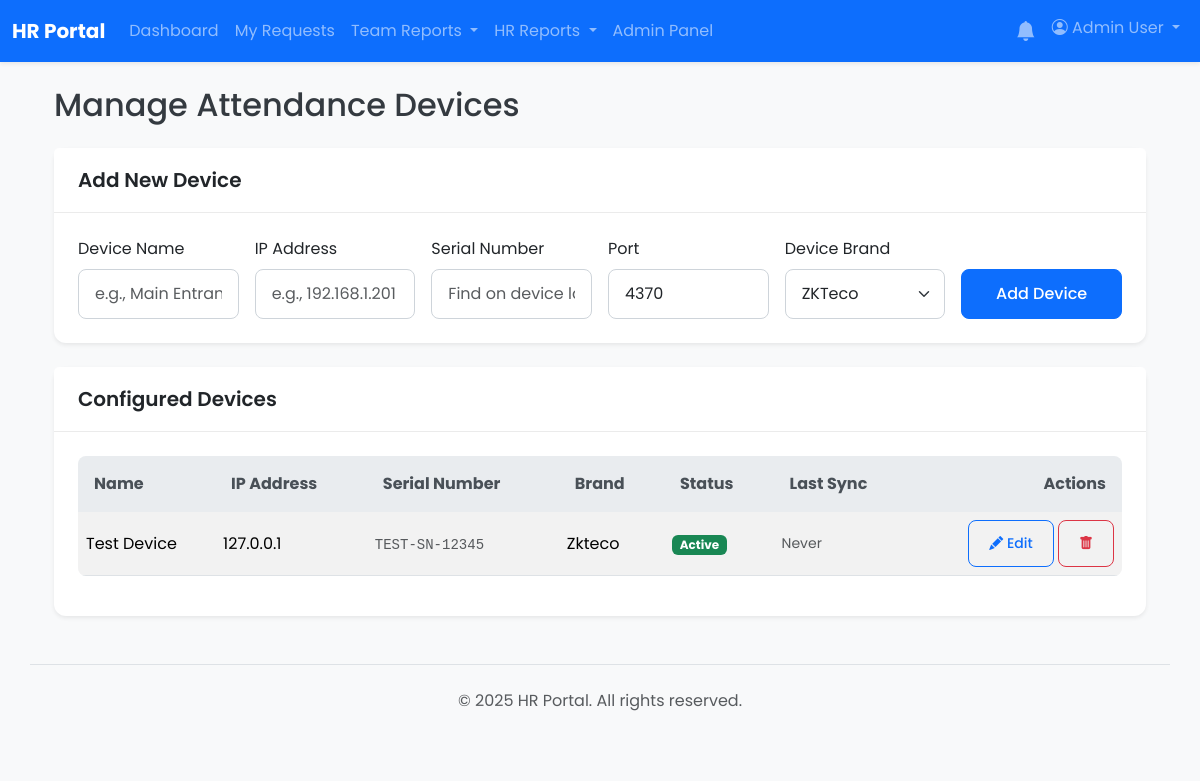
/admin/devices.php (signed in), run on an earlier commit of the app's database.
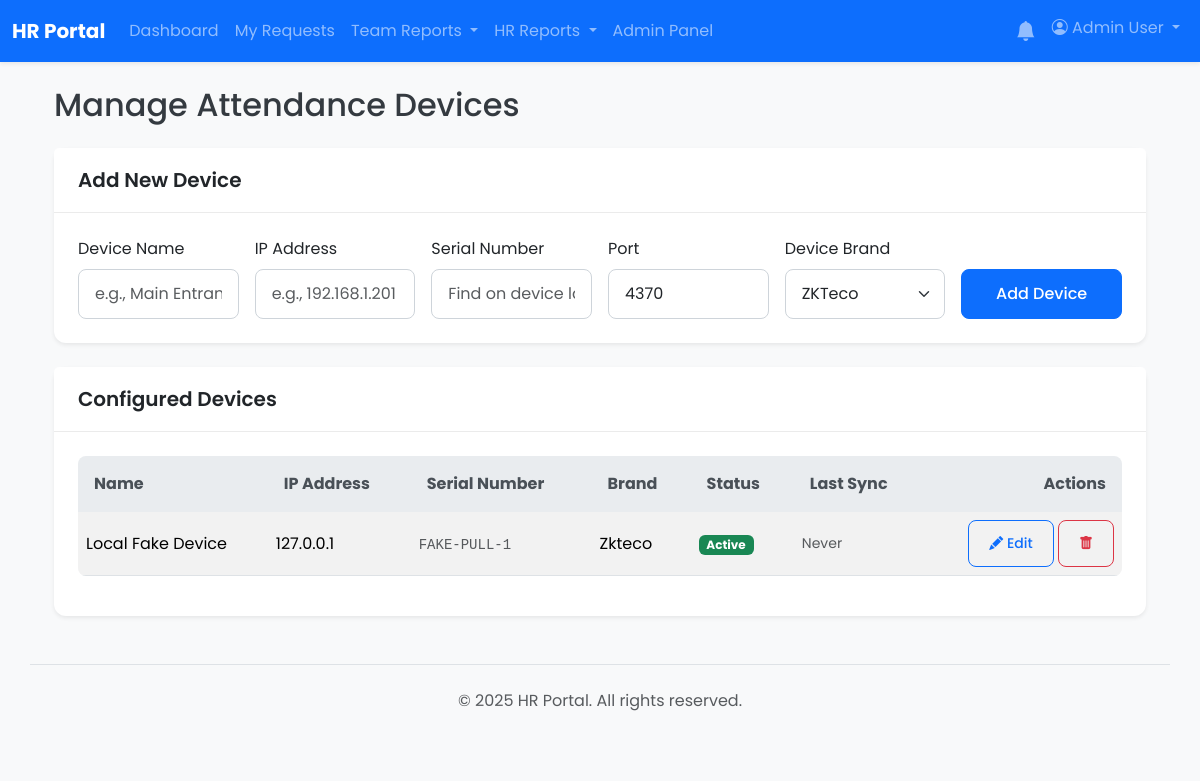
And on a later commit of the database.
### tables this page shows
CREATE TABLE `devices` (
  `id` int(11) NOT NULL,
  `name` varchar(255) NOT NULL COMMENT 'A user-friendly name, e.g., "Main Entrance"',
  `ip_address` varchar(45) NOT NULL COMMENT 'Local IP for PULL mode, public IP for reference in PUSH mode',
  `port` int(11) NOT NULL DEFAULT 4370,
  `device_brand` varchar(50) NOT NULL COMMENT 'The driver to use, e.g., fingertec, zkteco',
  `serial_number` varchar(100) DEFAULT NULL,
  `communication_key` varchar(255) DEFAULT '0' COMMENT 'Device password, if any',
  `is_active` tinyint(1) DEFAULT 1 COMMENT 'Toggle whether the sync script should poll this device',
  `last_sync_timestamp` datetime DEFAULT NULL COMMENT 'Tracks the last successful communication for PULL mode',
  `created_at` timestamp NOT NULL DEFAULT current_timestamp(),
  `updated_at` timestamp NOT NULL DEFAULT current_timestamp() ON UPDATE current_timestamp()
);

### admin/devices.php (the view, shortened to what the changed rows need)
<?php
global $pdo;
$stmt_get_all = $pdo->query("SELECT * FROM devices ORDER BY name ASC");
$devices = $stmt_get_all->fetchAll(PDO::FETCH_ASSOC);
include __DIR__ . '/../app/templates/header.php';
?>
<div class="container my-4">
    <h1 class="h2 mb-4">Manage Attendance Devices</h1>
    <div class="card shadow-sm mb-4">
        <h2 class="card-header h5">Add New Device</h2>
    </div>
    <div class="card shadow-sm">
        <h2 class="card-header h5">Configured Devices</h2>
        <div class="card-body">
            <div class="table-responsive">
                <table class="table table-striped table-hover align-middle">
                    <thead class="table-light">
                        <tr>
                            <th>Name</th>
                            <th>IP Address</th>
                            <th>Serial Number</th>
                            <th>Brand</th>
                            <th>Status</th>
                            <th>Last Sync</th>
                            <th class="text-end">Actions</th>
                        </tr>
                    </thead>
                    <tbody>
                        <?php if (empty($devices)): ?>
                            <tr><td colspan="7" class="text-center text-muted p-4">No devices configured yet.</td></tr>
                        <?php else: ?>
                            <?php foreach ($devices as $device): ?>
                                <tr>
                                    <td><?php echo htmlspecialchars($device['name']); ?></td>
                                    <td><?php echo htmlspecialchars($device['ip_address']); ?></td>
                                    <td><code class="text-muted"><?php echo htmlspecialchars($device['serial_number'] ?? 'N/A'); ?></code></td>
                                    <td><?php echo htmlspecialchars(ucfirst($device['device_brand'])); ?></td>
                                    <td>
                                        <?php if ($device['is_active']): ?>
                                            <span class="badge bg-success">Active</span>
                                        <?php else: ?>
                                            <span class="badge bg-danger">Inactive</span>
                                        <?php endif; ?>
                                    </td>
                                     <td class="text-muted small">
                                        <?php echo $device['last_sync_timestamp'] ? date('Y-m-d H:i', strtotime($device['last_sync_timestamp'])) : 'Never'; ?>
                                    </td>
                                    <td class="text-end">
                                        <button type="button" class="btn btn-sm btn-outline-primary" data-bs-toggle="modal" data-bs-target="#editDeviceModal-<?php echo $device['id']; ?>">
                                            <i class="bi bi-pencil-fill"></i> Edit
                                        </button>
                                        <form action="devices.php" method="POST" class="d-inline">
                                            <button type="submit" name="delete_device" class="btn btn-sm btn-outline-danger" onclick="return confirm('Are you sure? This will also remove all associated attendance logs.');">
                                                <i class="bi bi-trash-fill"></i>
                                            </button>
                                        </form>
                                    </td>
                                </tr>
                            <?php endforeach; ?>
                        <?php endif; ?>
                    </tbody>
                </table>
            </div>
        </div>
    </div>
</div>
<?php
include __DIR__ . '/../app/templates/footer.php';
?>

What changed in the data, as far as the page shows it:
changed devices "Zkteco": name "Test Device" → "Local Fake Device"; serial_number "TEST-SN-12345" → "FAKE-PULL-1"
